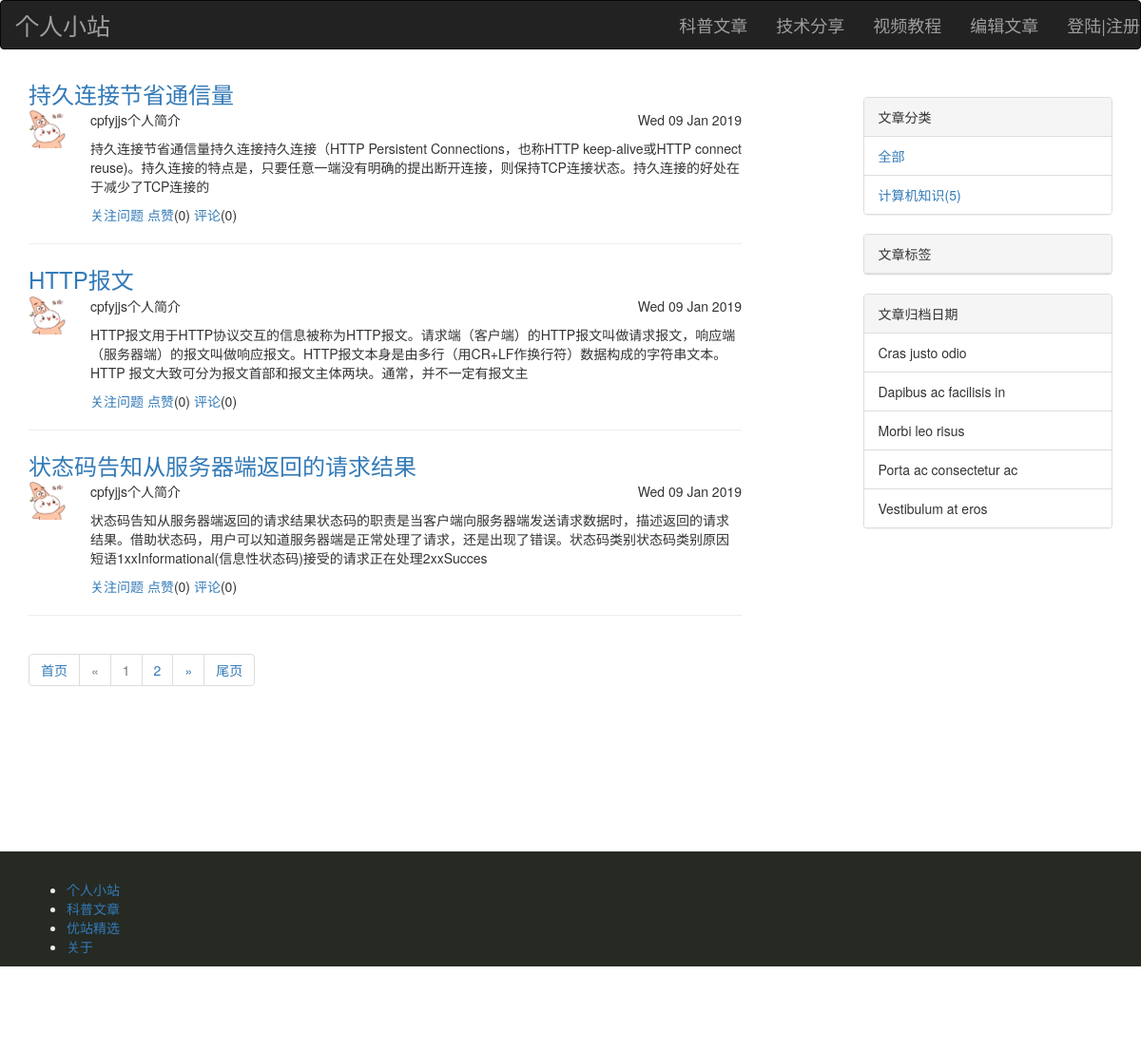
/blog/articles/, run on an earlier commit of the app's database.
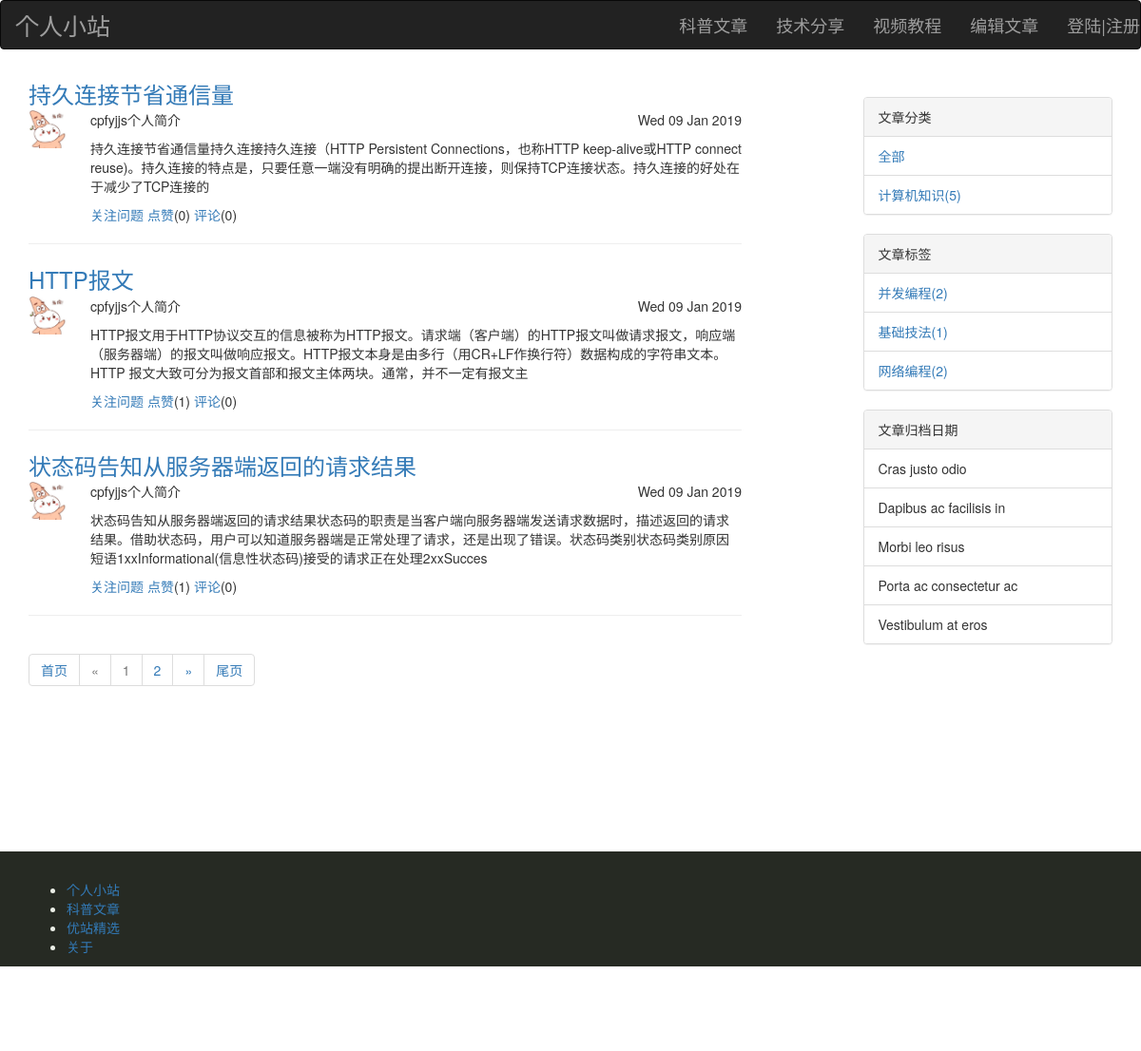
And on a later commit of the database.
### blog/models.py (models this page shows, shortened)
class Article(models.Model):
    title = models.CharField(max_length = 32 )
    user = models.ForeignKey(to="UserInfo",on_delete=models.CASCADE)
    description = models.CharField(max_length=512,null=True,blank=True)
    create_time = models.DateTimeField(default = timezone.now)
    comment_count = models.IntegerField(default=0,verbose_name="评论数")
    up_count = models.IntegerField(default=0,verbose_name="点赞数")
    category = models.ForeignKey(to = "Category",on_delete=models.CASCADE,verbose_name="所属类别")
    tags = models.ManyToManyField(to = "Tag",
                                  through="Article2Tag",
                                  through_fields=("article","tag"))
    class Meta:
        verbose_name = "文章"
        verbose_name_plural = verbose_name

class UserInfo(AbstractUser):
    nickname = models.CharField(max_length=32,default="匿名用户",verbose_name="昵称")
    avatar = models.FileField(upload_to="blog/static/avatars/", default="blog/static/avatars/default.png", verbose_name="头像")
    phone =models.CharField(max_length=11,null =True,unique=True,verbose_name="电话号码",blank=True)
    blog = models.OneToOneField(to="Blog",null=True,on_delete=models.CASCADE)
    def __str__(self):
        return self.username
    class Meta:
        verbose_name = "用户"
        verbose_name_plural = verbose_name

class Category(models.Model):
    title = models.CharField(max_length=32,verbose_name="类别")
    blog = models.ForeignKey(to="Blog",on_delete=models.CASCADE)
    class Meta:
        verbose_name = "文章类别"
        verbose_name_plural = verbose_name

class Tag(models.Model):
    title = models.CharField(max_length=32,verbose_name="标签")
    blog = models.ForeignKey(to="Blog",on_delete=models.CASCADE)
    class Meta:
        verbose_name = "文章标签"
        verbose_name_plural = verbose_name

### blog/views/article.py (the view, shortened to what this page needs)
# urls.py: path('articles/', article.ArticlesView.as_view()),
class ArticlesView(View):
    def get(self,request):
        user_id = request.user.id
        if user_id:
            id_list =UserInfo.objects.get(id=user_id).articleup_set.values_list("article_id")
            id_list = [i for j in id_list for i in j]
        else:
            id_list =[]
        if request.GET.get('id'):
            id = request.GET.get('id')
            id = int(id)
            art_obj = Article.objects.filter(id=id).first()
            art_detail = art_obj.detail
            comments = art_obj.comment_set.all()
            return render(request,"blog/article.html",locals())
        else:
            base_url = request.path
            current_page = request.GET.get("page")
            all_obj = Article.objects.all()
            tag_id = request.GET.get('tag_id')
            category_id = request.GET.get('category_id')
            if tag_id:
                all_obj =all_obj.filter(tags=tag_id)
            if category_id:
                all_obj =all_obj.filter(category_id =category_id)
            all_count = all_obj.count()
            pagination = page.Pagination(all_count,current_page,base_url,request.GET)
            art_objs = all_obj[pagination.start:pagination.end]
            params = request.GET
            return render(request, "blog/articles.html", {'art_objs':art_objs,
                                                          'pagination':pagination,'params':params,'id_list':id_list})

### blog/templatetags/poll_extras.py (called while the page is built)
def avatar_cut(value):
    value =str(value)
    return value.replace('blog',"")

### blog/utils/page.py (called while the page is built)
    @property
    def start(self):
        return (self.current_page-1)*self.per_page

    @property
    def end(self):
        num = self.current_page * self.per_page
        if num > self.data_num:
            num = self.data_num
        return  num

### blog/utils/premission.py (called while the page is built)
    def process_request(self,request):
        if request.path == "/blog/edit/":
            if not request.user.username:
                return redirect(to='/blog/index')

### blog/templates/blog/articles.html (shortened to what this page needs)
{% extends './layout.html' %}
{% block container %}
{% load poll_extras %}
<div class="row" style="margin-top: 10px">
    <div class="col-md-8">
        {% for item in art_objs %}
        <div class="content">
            <div class="title"><a href="/blog/articles/?id={{item.id}}">{{item.title}}</a></div>
            <div class="row">
                <div class="col-md-1"><img src="{{item.user.avatar|avatar_cut}}" alt="" width="40" height="40"></div>
                <div class="col-md-11">
                    <div class="row">
                        <div class="col-md-12">
                            <p class="pull-left">{{item.user}}</p>
                            <p class="pull-left">个人简介</p>
                            <p class="pull-right">{{item.create_time|date:"D d M Y"}}</p>
                        </div>
                    </div>
                    <div>
                        <p>{{item.description}}</p>
                    </div>
                    <div class="footer" value="{{item.id}}">
                        <a>关注问题</a>
                        {% if item.id in id_list %}
                        <a class="up">取消</a>(<span>{{item.up_count}}</span>)
                        {% else %}
                        <a class="up">点赞</a>(<span>{{item.up_count}}</span>)
                        {% endif %}
                        <a href="/blog/articles/?id={{item.id}}#comment">评论</a>(<span>{{item.comment_count}}</span>)
                    </div>
                </div>
            </div>
        </div>
        <hr>
        {% endfor %}
        <nav aria-label="...">
            <ul class="pagination">
                {{pagination.get_html|safe}}
            </ul>
        </nav>
    </div>
    <div class="col-md-1"></div>
    <div class="col-md-3" style="margin-top: 20px">
        {% right_menu params%}
    </div>
</div>
{% endblock %}

### blog/templates/right_menu.html
<div class="panel panel-default">
    <div class="panel-heading">文章分类</div>
    <ul class="list-group">
        <li class="list-group-item"><a href="?{{category_all.link}}">{{category_all.title}}</a></li>
        {% for item in category_list %}
         {% if item.count %}
        <li class="list-group-item"><a href="?{{item.link}}">{{item.title}}({{item.count}})</a></li>
        {% endif %}
        {% endfor %}
    </ul>
</div>
<div class="panel panel-default">
    <div class="panel-heading">文章标签</div>
    <ul class="list-group">
        {% for item in tag_list %}
        {% if item.count %}
        <li class="list-group-item"><a href="?{{item.link}}">{{item.title}}({{item.count}})</a></li>
        {% endif %}
        {% endfor %}
    </ul>
</div>
<div class="panel panel-default">
    <div class="panel-heading">文章归档日期</div>
    <ul class="list-group">
        <li class="list-group-item">Cras justo odio</li>
        <li class="list-group-item">Dapibus ac facilisis in</li>
        <li class="list-group-item">Morbi leo risus</li>
        <li class="list-group-item">Porta ac consectetur ac</li>
        <li class="list-group-item">Vestibulum at eros</li>
    </ul>
</div>

What changed in the data, as far as the page shows it:
changed Article "HTTP报文": up_count "0" → "1"
changed Article "状态码告知从服务器端返回的请求结果": up_count "0" → "1"
now on this page (row unchanged): Tag: title "并发编程", count "2"
now on this page (row unchanged): Tag: title "基础技法", count "1"
now on this page (row unchanged): Tag: title "网络编程", count "2"
